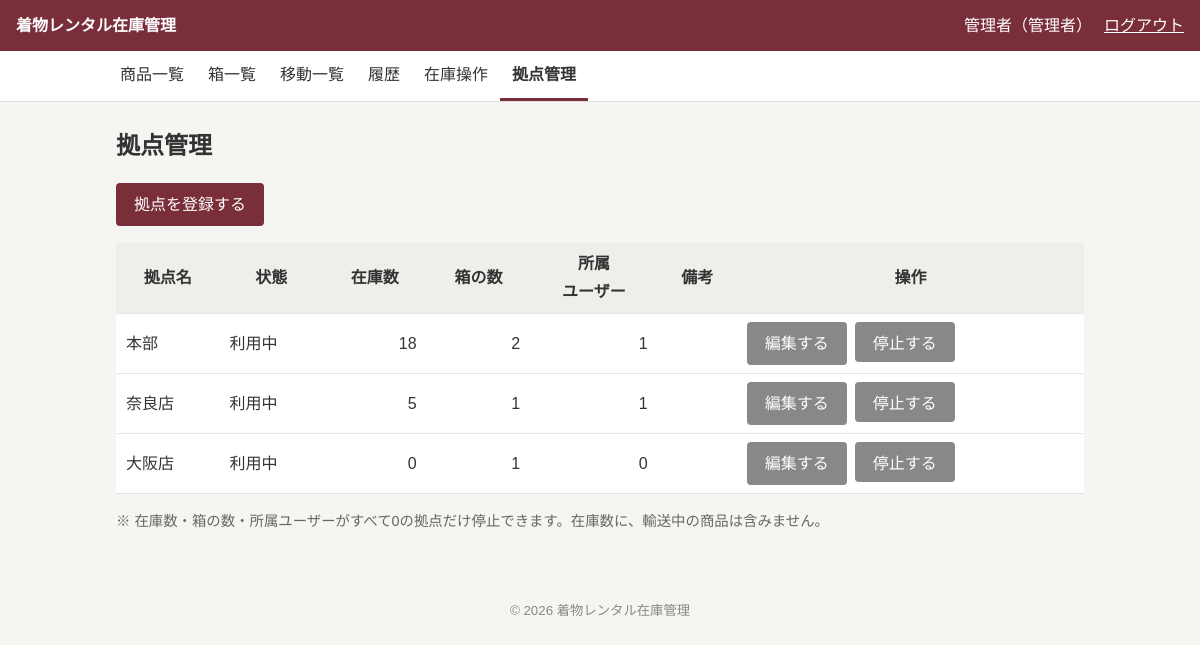
/locations/index.php (signed in), run on the app's committed database.
### tables this page shows
CREATE TABLE users (
  id            INT UNSIGNED NOT NULL AUTO_INCREMENT,
  login_id      VARCHAR(50)  NOT NULL,
  password_hash VARCHAR(255) NOT NULL,
  name          VARCHAR(50)  NOT NULL,
  role          ENUM('normal','admin') NOT NULL DEFAULT 'normal',
  location_id   INT UNSIGNED NOT NULL,
  status        ENUM('active','inactive') NOT NULL DEFAULT 'active',
  created_at    DATETIME     NOT NULL DEFAULT CURRENT_TIMESTAMP,
  updated_at    DATETIME     NOT NULL DEFAULT CURRENT_TIMESTAMP ON UPDATE CURRENT_TIMESTAMP,
  PRIMARY KEY (id),
  CONSTRAINT uk_users_login_id    UNIQUE (login_id),
  CONSTRAINT fk_users_location_id FOREIGN KEY (location_id) REFERENCES locations(id) ON DELETE RESTRICT
);

CREATE TABLE locations (
  id         INT UNSIGNED NOT NULL AUTO_INCREMENT,
  name       VARCHAR(50)  NOT NULL,
  note       TEXT         NULL DEFAULT NULL,
  status     ENUM('active','inactive') NOT NULL DEFAULT 'active',
  created_at DATETIME     NOT NULL DEFAULT CURRENT_TIMESTAMP,
  updated_at DATETIME     NOT NULL DEFAULT CURRENT_TIMESTAMP ON UPDATE CURRENT_TIMESTAMP,
  PRIMARY KEY (id),
  CONSTRAINT uk_locations_name UNIQUE (name)
);

### config/app.php (called while the page is built)
<?php
return [
    'debug'    => true,
    'timezone' => 'Asia/Tokyo',
    'app_name' => '着物レンタル在庫管理',
];

### includes/bootstrap.php (called while the page is built, shortened)
<?php
$appConfig = require __DIR__ . '/../config/app.php';
require_once __DIR__ . '/db.php';
require_once __DIR__ . '/functions.php';
require_once __DIR__ . '/auth.php';

### includes/functions.php (called while the page is built, shortened)
<?php
function h(?string $value): string
{
    return htmlspecialchars($value ?? '', ENT_QUOTES, 'UTF-8');
}
function label_map(): array
{
    return [
        'status'    => ['active' => '利用中', 'inactive' => '停止中'],
        'product_status' => ['active' => '利用中', 'inactive' => '廃番'],
        'role'      => ['normal' => '一般', 'admin' => '管理者'],
        'target'    => ['women' => '女', 'men' => '男', 'children' => '子'],
        'season'    => ['summer' => '夏物', 'winter' => '冬物', 'all_season' => '通年'],
        'box'       => ['active' => '使用中', 'in_transit' => '輸送中', 'retired' => '廃止'],
        'transfer'  => ['in_transit' => '輸送中', 'received' => '受取済', 'cancelled' => '取消済'],
        'operation' => [
            'stock_in'      => '入庫',
            'stock_out'     => '出庫',
            'adjustment'    => '在庫調整',
            'relocation'    => '保管場所変更',
            'item_transfer' => '商品移動',
            'box_transfer'  => '箱ごと移動',
        ],
        'reason' => [
            'purchase' => '新規購入',
            'initial'  => '初期登録',
            'disposal' => '廃棄',
            'sale'     => '売却',
            'lost'     => '紛失',
            'other'    => 'その他',
        ],
    ];
}
function label(string $type, ?string $value): string
{
    return label_map()[$type][$value] ?? '';
}

### includes/auth.php (called while the page is built, shortened)
<?php
function current_user(): ?array
{
    static $checked = false;
    static $user    = null;
    if ($checked) {
        return $user;
    }
    $checked = true;
    $sessionUser = $_SESSION['user'] ?? null;
    $stmt = getDb()->prepare(
        "SELECT id, name, role, location_id FROM users WHERE id = ? AND status = 'active'"
    );
    $stmt->execute([$sessionUser['id']]);
    $row = $stmt->fetch();
    $user = [
        'id'          => (int)$row['id'],
        'name'        => $row['name'],
        'role'        => $row['role'],
        'location_id' => (int)$row['location_id'],
    ];
    return $user;
}
function require_login(): void
{
    if (current_user() === null) {
        redirect('/login.php');
    }
}
function require_admin(): void
{
    require_login();
}

### includes/db.php (called while the page is built)
<?php
function getDb(): PDO
{
    static $pdo = null;
    if ($pdo !== null) {
        return $pdo;
    }
    $config = require __DIR__ . '/../config/database.php';
    if (!empty($config['socket'])) {
        $dsn = sprintf(
            'mysql:unix_socket=%s;dbname=%s;charset=%s',
            $config['socket'],
            $config['dbname'],
            $config['charset']
        );
    } else {
        $dsn = sprintf(
            'mysql:host=%s;dbname=%s;charset=%s',
            $config['host'],
            $config['dbname'],
            $config['charset']
        );
    }
    $pdo = new PDO($dsn, $config['user'], $config['password'], [
        PDO::ATTR_ERRMODE            => PDO::ERRMODE_EXCEPTION,
        PDO::ATTR_DEFAULT_FETCH_MODE => PDO::FETCH_ASSOC,
        PDO::ATTR_EMULATE_PREPARES   => false,
    ]);
    $pdo->exec("SET time_zone = '+09:00'");
    return $pdo;
}

### public/locations/index.php (the view, shortened to what this page needs)
<?php
require_once __DIR__ . '/../../includes/bootstrap.php';
require_admin();
$pdo = getDb();
$locations = $pdo->query(
    "SELECT l.id, l.name, l.note, l.status,
       COALESCE((SELECT SUM(s.qty) FROM stocks s
                   JOIN boxes b ON b.id = s.box_id
                  WHERE b.location_id = l.id AND b.status <> 'in_transit'), 0) AS stock_qty,
       (SELECT COUNT(*) FROM boxes b
         WHERE b.location_id = l.id AND b.loose_location_id IS NULL
           AND b.status = 'active') AS box_count,
       (SELECT COUNT(*) FROM users u
         WHERE u.location_id = l.id AND u.status = 'active') AS user_count
     FROM locations l
     ORDER BY l.id"
)->fetchAll();
$pageTitle = '拠点管理';
require __DIR__ . '/../../includes/layout/header.php';
?>
<p class="button-row">
    <a href="/locations/edit.php" class="button">拠点を登録する</a>
</p>
<div class="table-wrap">
    <table>
        <tr>
            <th>拠点名</th>
            <th>状態</th>
            <th>在庫数</th>
            <th>箱の数</th>
            <th>所属<br>ユーザー</th>
            <th>備考</th>
            <th>操作</th>
        </tr>
        <?php foreach ($locations as $location): ?>
            <?php $isActive = $location['status'] === 'active'; ?>
            <tr class="<?= $isActive ? '' : 'is-inactive' ?>">
                <td><?= h($location['name']) ?></td>
                <td><?= h(label('status', $location['status'])) ?></td>
                <td class="num"><?= h((string)$location['stock_qty']) ?></td>
                <td class="num"><?= h((string)$location['box_count']) ?></td>
                <td class="num"><?= h((string)$location['user_count']) ?></td>
                <td><?= nl2br(h($location['note'])) ?></td>
                <td>
                    <div class="button-row">
                        <a href="/locations/edit.php?id=<?= h((string)$location['id']) ?>" class="button button-secondary">編集する</a>
                        <form method="post">
                            <button type="submit" name="step" value="confirm" class="button-secondary">
                                <?= $isActive ? '停止する' : '再開する' ?>
                            </button>
                        </form>
                    </div>
                </td>
            </tr>
        <?php endforeach; ?>
    </table>
</div>
<p class="note">※ 在庫数・箱の数・所属ユーザーがすべて0の拠点だけ停止できます。在庫数に、輸送中の商品は含みません。</p>
<?php require __DIR__ . '/../../includes/layout/footer.php'; ?>

### includes/layout/header.php (shortened to what this page needs)
<?php
$user = current_user();
?>
<!DOCTYPE html>
<html lang="ja">
<head>
    <link rel="stylesheet" href="/assets/css/style.css">
</head>
<body>
    <header class="site-header">
        <a class="site-title" href="/dashboard.php"><?= h($appConfig['app_name']) ?></a>
        <?php if ($user !== null): ?>
            <div class="user-info">
                <span><?= h($user['name']) ?>（<?= h(label('role', $user['role'])) ?>）</span>
                <form method="post" action="/logout.php">
                    <button type="submit" class="button-link">ログアウト</button>
                </form>
            </div>
        <?php endif; ?>
    </header>
    <?php if ($user !== null): ?>
        <?php require __DIR__ . '/nav.php'; ?>
    <?php endif; ?>
    <main class="container">
        <h1><?= h($pageTitle ?? '') ?></h1>

### public/assets/css/style.css (style rules this page uses)
* { box-sizing: border-box; }
body { margin: 0; font-family: "Hiragino Sans", "Noto Sans JP", "Yu Gothic", sans-serif; font-size: 16px; line-height: 1.7; color: #333; background: #f6f5f2; }
a { color: #7a2e3a; }
.container { max-width: 1000px; margin: 0 auto; padding: 24px 16px; }
h1 { font-size: 1.5rem; margin: 0 0 16px; }
.site-header { display: flex; justify-content: space-between; align-items: center; flex-wrap: wrap; gap: 8px; padding: 12px 16px; background: #7a2e3a; color: #fff; }
.site-title { color: #fff; font-weight: bold; text-decoration: none; }
.user-info { display: flex; align-items: center; gap: 12px; }
.user-info form { margin: 0; }
.note { font-size: 0.9rem; color: #666; }
.table-wrap { overflow-x: auto; }
table { width: 100%; border-collapse: collapse; background: #fff; }
th, td { padding: 8px 10px; border-bottom: 1px solid #e5e5e5; text-align: left; }
th { background: #f0eeea; white-space: nowrap; text-align: center; }
td.num { text-align: right; }
button, .button { display: inline-block; padding: 8px 18px; font-size: 1rem; color: #fff; background: #7a2e3a; border: none; border-radius: 4px; cursor: pointer; text-decoration: none; }
.button-secondary { background: #888; }
.button-link { padding: 0; color: inherit; background: none; text-decoration: underline; }
.button-row { display: flex; flex-wrap: wrap; gap: 8px; }
.button-row form { margin: 0; }

### data on the page
users: name "管理者", role "管理者"
locations: name "本部", status "利用中", stock_qty "18", box_count "2", user_count "1", shows "停止する"
locations: name "奈良店", status "利用中", stock_qty "5", box_count "1", user_count "1", shows "停止する"
locations: name "大阪店", status "利用中", stock_qty "0", box_count "1", user_count "0", shows "停止する"

### other printed values
$appConfig['app_name'] "着物レンタル在庫管理"
$navLabel "商品一覧"
$navLabel "箱一覧"
$navLabel "移動一覧"
$navLabel "履歴"
$navLabel "在庫操作"
$navLabel "拠点管理"
$pageTitle "拠点管理"
